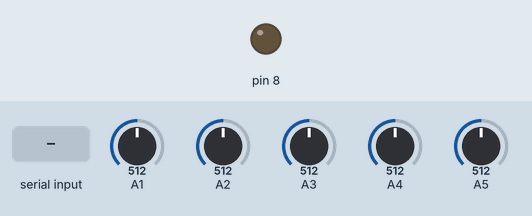
This sketch was run on a simulated Arduino Mega 2560, built with avr-gcc and run on an emulated ATmega2560. Parts: output pins drawn as LEDs (lit = HIGH). The test bench sets the inputs (shaded band); at power-on: A1 = 512, A2 = 512, A3 = 512, A4 = 512, A5 = 512. What the sketch prints to the serial monitor is not drawn.

Above: at 1.2 s.
1.3 s: "C" received over the second serial link
At 2.7 s:
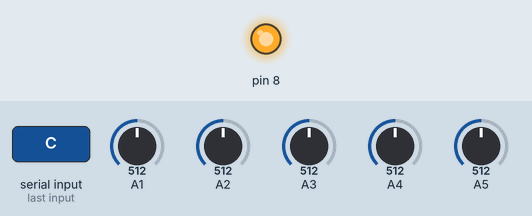
Timing chart, 0 to 4.3 s (numbered marks = the images above; inputs shaded):
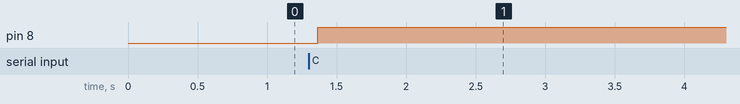

Measured:
- after the input at 1.3 s, pin 8: LOW → HIGH after 0.07 s

The sketch:

FYPGloveFinal.ino
```cpp
/*
   Code for the MIDI Glove portion of my FYP that generates the MIDI commmands and controls
   based on the finger input
   this version of the code is designed for creating the MIDI commmands for note on, note off
   and pitch modulation

   Author Fionn Fitzgerald
   26/02/2019
*/

///////////////////////////////////////////////////////////////////////////////////////////////
//comparision value for last value to be read from fingers initilised outside the
//main loop to stop it being rewritten each loop
///////////////////////////////////////////////////////////////////////////////////////////////
int lastGray = 0;

///////////////////////////////////////////////////////////////////////////////////////////////
//Serial1 is the baud rate for MIDI connections
//the HC-06 has been modified with the AT commands neccassary to change its Baud rate
//Serial is the serial moniter baud rate used for debugging
///////////////////////////////////////////////////////////////////////////////////////////////

void setup()
{
  Serial1.begin(38400);
  Serial.begin(38400);
  pinMode(8, OUTPUT);
  digitalWrite(8, LOW);
  pinMode(1, INPUT);
}

void loop() {


  //read finger values and shift 2 to the right to change max from 1024 to 127
  //from arduino values to MIDI values
  int middle = analogRead(A2) >> 2;
  int ring = analogRead(A3) >> 2;
  int pinkie = analogRead(A4) >> 2;

  int bit1 = 0;
  int bit2 = 0;
  int bit3 = 0;

  int note = 0;
  int noteconst = 0;
  int cmd = 0;
  int loudest = 0;
  int transpose = 0;

  //small delay to allow user to press multiple fingers
  delay(25);

  if (digitalRead(1) == HIGH)
  {
    transpose = 2;
  }
  else
  {
    transpose = 0;
  }
  //set bits for notes and comparisions
  if (middle > 10)
  {
    bit1 = B001;
  }
  if (ring > 10)
  {
    bit2 = B010;
  }
  if (pinkie > 10)
  {
    bit3 = B100;
  }

  //combine bit patterns to create the code on which the notes will be played
  int grayCode = bit1 + bit2 + bit3;
  Serial.println(grayCode);
  //checks for a change in notes being played or allows the note to ring out
  if (lastGray == grayCode && grayCode != 0) {

    int level = analogRead(A5);
    int mod = 0;// amount of pitch modulation
    //if the wrist flexor is not moved it sends no signal when moved it sends the value to the pitch
    //modulation command
    //the first if loop gives a buffer zone for unintended movement
    //the other if statements change the value to a range from 0 to 127

    if (level < 510 && level > 460)
    {
      mod = 0;
    } else if (level > 510 && level < 646)
    {
      mod = level - 484;
    } else if (level < 460 && level > 334);
    {
      mod = 484 - level;
    }

    sendNote(0xE0, 0, mod);
    //0xC0 channel pressure command
    if (middle > ring)
    {
      if (middle > pinkie)
      {
        loudest = middle;
      } else
      {
        loudest = pinkie;
      }
    } else if (ring > pinkie)
    {
      loudest = ring;
    }
  }
  if (loudest > 10)
  {
    Serial1.write(0xC0);
    Serial1.write(loudest);
  }


  //if note has been changed play new note
  if (lastGray != grayCode)
  {
    //if high finger on set the constat to 12, each MIDI note is equal to the same note an octave lower plus 12
    if (analogRead(A1) > 100)
    {
      noteconst = 12;
    }
    //high finger off++(play note without adding 12(shift up one octave))
    else
    {
      noteconst = 0;
    }
    //when note changes turn off notes to make it easier to play chords and play
    //the notes requiring more than one finger
    turnoffNote();
    cmd = 0x90;
    if (Serial1.read() != -1)
    {
      digitalWrite(8, HIGH);//blue Led means connected

      //updates lastgray
      lastGray = grayCode;
      Serial.println("last="+lastGray);
      // if Chord Finger on go to case switch structure to play chord
      if (analogRead(A0) > 100)
      {
        switch (grayCode)
        {
          //defualt case for debugging purposes
          default:
            Serial1.write(cmd);
            Serial1.write(30);
            Serial1.write(1);
            break;
          //when all fingers released call turnoffNote function to clear notes being played
          case 0:
            turnoffNote();
            break;
          //calls the sendchord function with the name of each chord
          case 1:
            sendChord("C", noteconst, transpose);
            break;

          case 2:
            sendChord("D", noteconst, transpose);
            break;

          case 3:
            sendChord("E", noteconst, transpose);
            break;

          case 4:
            sendChord("F", noteconst, transpose);
            break;

          case 5:
            sendChord("G", noteconst, transpose);
            break;

          case 6:
            sendChord("A", noteconst, transpose);
            break;

          case 7:
            sendChord("B", noteconst, transpose);
            break;
        }
      }
      //else prevents notes from being played while the chord is playing
      else {

        switch (grayCode)
        {
          default:
            Serial1.write(cmd);
            Serial1.write(20);
            Serial1.write(1);
            break;

          //turns off all notes when nothing is being pressed
          case 0:
            turnoffNote();
            break;

          //calls noteon function with the note value either as the base value or shifted an octave up
          case 1:
            note = noteconst + 60;
            sendNote(cmd, note, 127);
            break;

          case 2:
            note = noteconst + 62;
            sendNote(cmd, note, 127);
            break;

          case 3:
            note = noteconst + 63;
            sendNote(cmd, note, 127);
            break;

          case 4:
            note = noteconst + 65;
            sendNote(cmd, note, 127);
            break;

          case 5:
            note = noteconst + 67;
            sendNote(cmd, note, 127);
            break;

          case 6:
            note = noteconst + 68;
            sendNote(cmd, note, 127);
            break;

          case 7:
            note = noteconst + 70;
            sendNote(cmd, note, 127);
            break;
        }
      }
    }
    else
    {
      //turns off connected LED if data being recieved on the HC-06 is -1(non-connect signal)
      turnoffNote();
    }
  }

}
///////////////////////////////////////////////////////////////////////////////////////////////
//send note command sends note with the note value and the volume
//command cmd is the MIDI note on command
///////////////////////////////////////////////////////////////////////////////////////////////
void sendNote(int cmd, int note, int volume)
{
  Serial1.write(cmd);
  Serial1.write(note);
  Serial1.write(volume);
}

///////////////////////////////////////////////////////////////////////////////////////////////
//turn off function cycles through all notes and sends a note off MIDI command(0x80)
///////////////////////////////////////////////////////////////////////////////////////////////
void turnoffNote()
{
  int noteoff = 48;
  while (noteoff < 85)
  {
    sendNote(0x80, noteoff, 127);
    noteoff++;
  }
}

///////////////////////////////////////////////////////////////////////////////////////////////
//send chord command sends the three notes associated with a chord based on the integer value
//assigned to each chord name in the key of C
///////////////////////////////////////////////////////////////////////////////////////////////
void sendChord(String chord, int noteconst, int transpose)
{
  int chordInt = 0;
  //C Major
  if (chord == "C")
  {
    chordInt = 1;
  }

  //D Minor
  else if (chord == "D")
  {
    chordInt = 2;
  }

  //E Minor
  else if (chord == "E")
  {
    chordInt = 3;
  }

  //F Major
  else if (chord == "F")
  {
    chordInt = 4;
  }

  //G Major
  else if (chord == "G")
  {
    chordInt = 5;
  }

  //A Minor
  else if (chord == "A")
  {
    chordInt = 6;
  }

  //B Diminished
  else if (chord == "B")
  {
    chordInt = 7;
  }
  switch (chordInt)
  {
    case 1:
      sendNote(0x90, 48 + noteconst + transpose, 127);
      sendNote(0x90, 51 + noteconst + transpose, 127);
      sendNote(0x90, 55 + noteconst + transpose, 127);
      break;

    case 2:
      sendNote(0x90, 50 + noteconst + transpose, 127);
      sendNote(0x90, 53 + noteconst + transpose, 127);
      sendNote(0x90, 56 + noteconst + transpose, 127);
      break;

    case 3:
      sendNote(0x90, 51 + noteconst + transpose, 127);
      sendNote(0x90, 55 + noteconst + transpose, 127);
      sendNote(0x90, 58 + noteconst + transpose, 127);
      break;

    case 4:
      sendNote(0x90, 53 + noteconst + transpose, 127);
      sendNote(0x90, 56 + noteconst + transpose, 127);
      sendNote(0x90, 60 + noteconst + transpose, 127);
      break;

    case 5:
      sendNote(0x90, 55 + noteconst + transpose, 127);
      sendNote(0x90, 58 + noteconst + transpose, 127);
      sendNote(0x90, 62 + noteconst + transpose, 127);
      break;

    case 6:
      sendNote(0x90, 56 + noteconst + transpose, 127);
      sendNote(0x90, 60 + noteconst + transpose, 127);
      sendNote(0x90, 63 + noteconst + transpose, 127);
      break;

    case 7:
      sendNote(0x90, 58 + noteconst + transpose, 127);
      sendNote(0x90, 62 + noteconst + transpose, 127);
      sendNote(0x90, 65 + noteconst + transpose, 127);
      break;
  }
}
```
